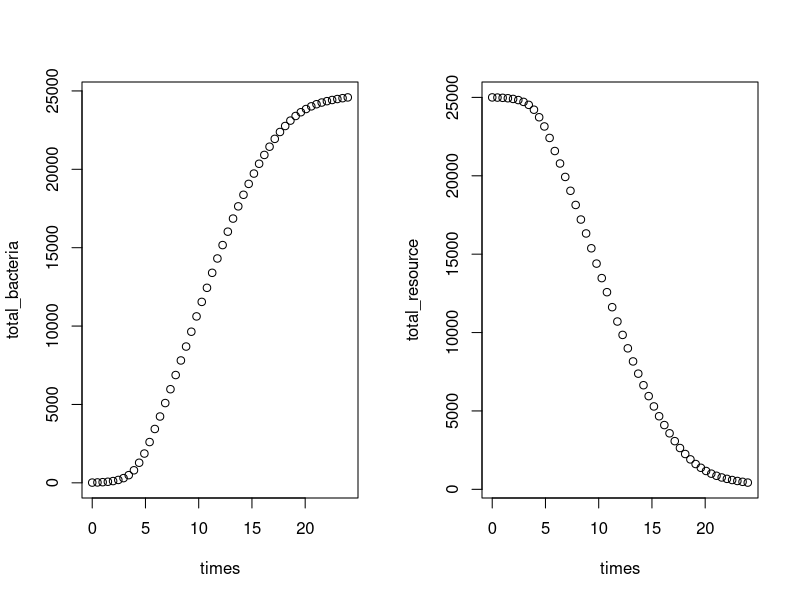
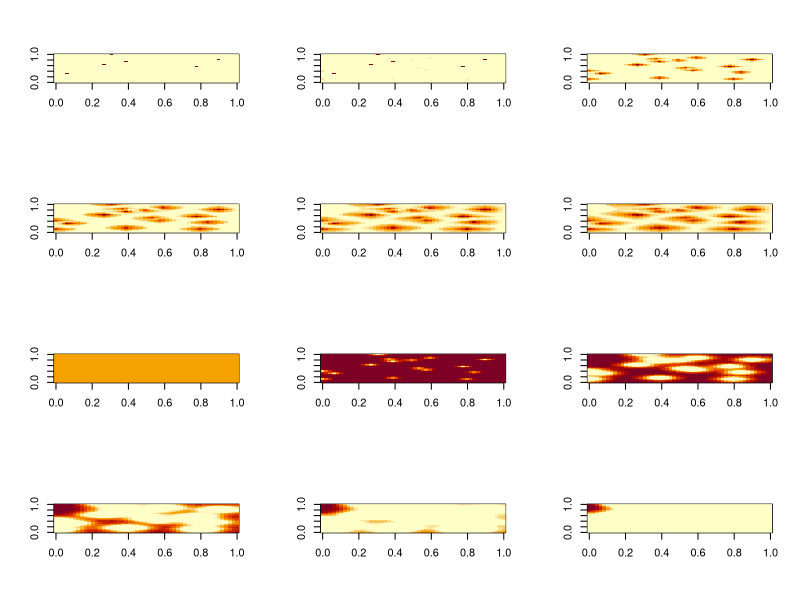

Here is the R script that generated these plots, in order:
## ---- chunk 1
knitr::opts_chunk$set(echo = TRUE)
library(deSolve)
library(tidyverse)
## ---- chunk 2
# this "inner" model would look something like this:
monod = function(time, state, pars){
  # this is the other way to get variables (as opposed to using named lists)
  # i do it this way here because when we move to 2d, thats how we'll get the data
  ecoli = state[1]
  glucose = state[2]
  
  with(as.list(pars),{ # still want to just use named parameters
    decoli = ecoli * vmax * glucose / (glucose + km)
    dglucose = -ecoli * vmax * glucose / (glucose + km)
    
    return(list(c(decoli,dglucose)))
  })
}
## ---- chunk 3
# now we put that into a 2d space. We'll make a square, 5cm x 5cm, with 50 boxes per side
fullwidth = 5 # cm
N = 50   # boxes
dx = fullwidth/N# boxwidth (cm)
NN = N * N # total # of boxes
## ---- chunk 4
# we'll make the resource diffuse at 0.018 cm2/h (=5e-6cm2/s), and the bacteria
# at 1/50th of that
D_glucose = 0.018   # cm2/h, disffusion const (=5e-6 cm2/s)
D_ecoli = D_glucose / 50
## ---- chunk 5
monod2D <- function (time, state, pars, N, D_ecoli, D_glucose, dx) {
  # this function needs to return a vector of data, not a matrix. That means,
  # each time, the data must be put back into matrix form to do reaction (growth)
  # and diffusion, then put back into vector form. Here we grab the state variables
  # from "state" and separate them into the two different matrices
  NN <- N*N
  ecoli <- matrix(nrow = N, ncol = N,state[1:NN])
  glucose <- matrix(nrow = N, ncol = N,state[(NN+1):(2*NN)])
  # a check, in case of numerical issues. this is good practice for anything which can approach zero, but shouldn't go negative
  # this can happen to the ecoli because of diffusion. it happens to the glucose mostly, because of consumption
  glucose[glucose < 0] = 0
  ecoli[ecoli < 0] = 0
  
  with (as.list(pars), {
    ## the "reaction" still happens the same way, since the math is vectorized
    decoli_dt = ecoli * vmax * glucose / (glucose + km)
    dglucose_dt = -ecoli * vmax * glucose / (glucose + km)

    # next set of equations does the diffusion calculations

    # if you imagine data like this:   c(1,3,2,4). Focus on the 3. It changes due to 
    # diffusion in one axis by adding the data on both sides, then subtracting 2x of the focal.
    # so that "3" changes like:  +1 + 2 -3 -3.  Then, this value is made spatially accurate
    # by multiplying by D/(dx^2)
    #
    # in practice its slightly trickier, because the edges should reflect. We deal
    # with this by adding a copied row above and below before performing that calculation.
    ecoli_rows_bigger = rbind(ecoli[1,], ecoli, ecoli[N,])
    ecoli_rows_diff = ecoli_rows_bigger[1:N,] + ecoli_rows_bigger[3:(N+2),] - 2 * ecoli
    ecoli_rows_diff = D_ecoli * (1 / dx^2) * ecoli_rows_diff

    glucose_rows_bigger = rbind(glucose[1,], glucose, glucose[N,])
    glucose_rows_diff = glucose_rows_bigger[1:N,] + glucose_rows_bigger[3:(N+2),] - 2 * glucose
    glucose_rows_diff = D_glucose * (1 / dx^2) * glucose_rows_diff
    
    ## 2. Now repeat, but across columns
    ecoli_cols_bigger = cbind(ecoli[,1], ecoli, ecoli[,N])
    ecoli_cols_diff = ecoli_cols_bigger[,1:N] + ecoli_cols_bigger[,3:(N+2)] - 2 * ecoli
    ecoli_cols_diff = D_ecoli * (1 / dx^2) * ecoli_cols_diff
    
    glucose_cols_bigger = cbind(glucose[,1], glucose, glucose[,N])
    glucose_cols_diff = glucose_cols_bigger[,1:N] + glucose_cols_bigger[,3:(N+2)] - 2 * glucose
    glucose_cols_diff = D_glucose * (1 / dx^2) * glucose_cols_diff
    
    # sum the row-wise and column-wise diffusion
    ecoli_diffusion = ecoli_rows_diff + ecoli_cols_diff
    glucose_diffusion = glucose_rows_diff + glucose_cols_diff
    
    ## Add the diffusion to the reaction
    decoli_dt   = decoli_dt + ecoli_diffusion
    dglucose_dt = dglucose_dt + glucose_diffusion
    
    # reconvert the state variables back into vectors, bind them together, and return as list
    return(list(c(as.vector(decoli_dt), as.vector(dglucose_dt))))
  })
}
## ---- chunk 6
pars = c(vmax   = 1,    # /hr
             km = 0.01)     # half-saturation constant, [resource]
## ---- chunk 7
## initial conditions--need NxN for ecoli AND glucose
# get random locs for ecoli, mostly zeros
ecoli_ini = sample(c(rep(0, 125), 1), size = N*N, replace = TRUE)
# uniform resource concentration
glucose_ini = rep(10, N*N)
# all data
yini = c(ecoli_ini, glucose_ini)

# 24 hours
times = seq(0, 24, length.out = 50)
## ---- chunk 8
## solve model
# note how we can just supply the named spatial parms
# we also use Cash-Karp Runge-Kutta method for integration cuz its faster than lsoda
# 
# this takes about a minute on a 2022 mid-range desktop
out = ode.2D(y = yini, times = times, func = monod2D, parms = pars,
              dimens = c(N, N), nspec = 2, names = c("ecoli", "glucose"),
              N = N, D_ecoli = D_ecoli, D_glucose = D_glucose, dx = dx, 
              method = rkMethod("rk45ck"))
## ---- chunk 9
diagnostics(out)
summary(out)
## ---- chunk 10
# subset is a deSolve function which grabs single layers for you, 
# and can return them as arrays
bacteria = subset(out, select = "ecoli", arr = TRUE)
resource = subset(out, select = "glucose", arr = TRUE)
## ---- chunk 11
par(mfrow = c(1,2))
# plot totals through time. margin 3 is time (1 = x, 2 = y)
total_bacteria = apply(bacteria, MARGIN = 3, FUN = sum)
total_resource = apply(resource, MARGIN = 3, FUN = sum)
plot(times, total_bacteria)
plot(times, total_resource)
## ---- chunk 12
par(mfrow = c(4,3))
for (i in seq(from = 1, to = 50, length.out = 6)){
  image(bacteria[,,i])
}
# and the resource below
for (i in seq(from = 1, to = 50, length.out = 6)){
  image(resource[,,i])
}
